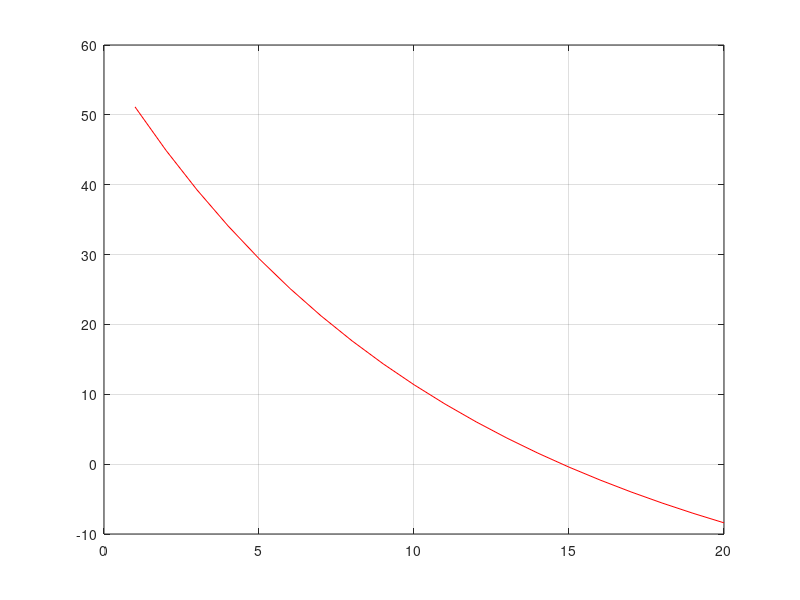

Write the MATLAB code that produced this figure.
clear all

% DATA

m=68.1;

v=40;

g=9.8;

t=10;

epsi_adm=0.00005; % %

%BISECTION METHOD GRAPHIC VARIANT

%Analytical solution

c=0:1:20; l=length(c);

f=m*g.*c.^(-1).*(1-exp(-(c/m)*t))-v;

plot(c,f,'r')

grid

% axis([ 1) sau comanda "zoom"

%BISECTION METHOD INTERVAL HALF ALGORITHM

for i=1:(l-1),
  if f(i)*f(i+1)<=0,
    a=c(i);
    b=c(i+1);
  end
end

c_nou=(a+b)/2;
epsi=abs((a-b)/a)*100;
N=0;
while epsi>epsi_adm,
  fa=m*g.*a.^(-1).*(1-exp(-a/m*t))-v;
  fc_nou=m*g.*c_nou.^(-1).*(1-exp(-c_nou/m*t))-v;
  ff=fa*fc_nou;

if ff<0,
  b=c_nou;
else
  a=c_nou;
end
    N=N+1;
    c_vechi=c_nou;
    c_nou=(a+b)/2;
  epsi=abs((c_nou-c_vechi)/c_nou)*100;
end

disp('Bisection Method: x0 eroarea*e5 N')

disp('---------------------------------')

[c_nou epsi*1e5 N]

